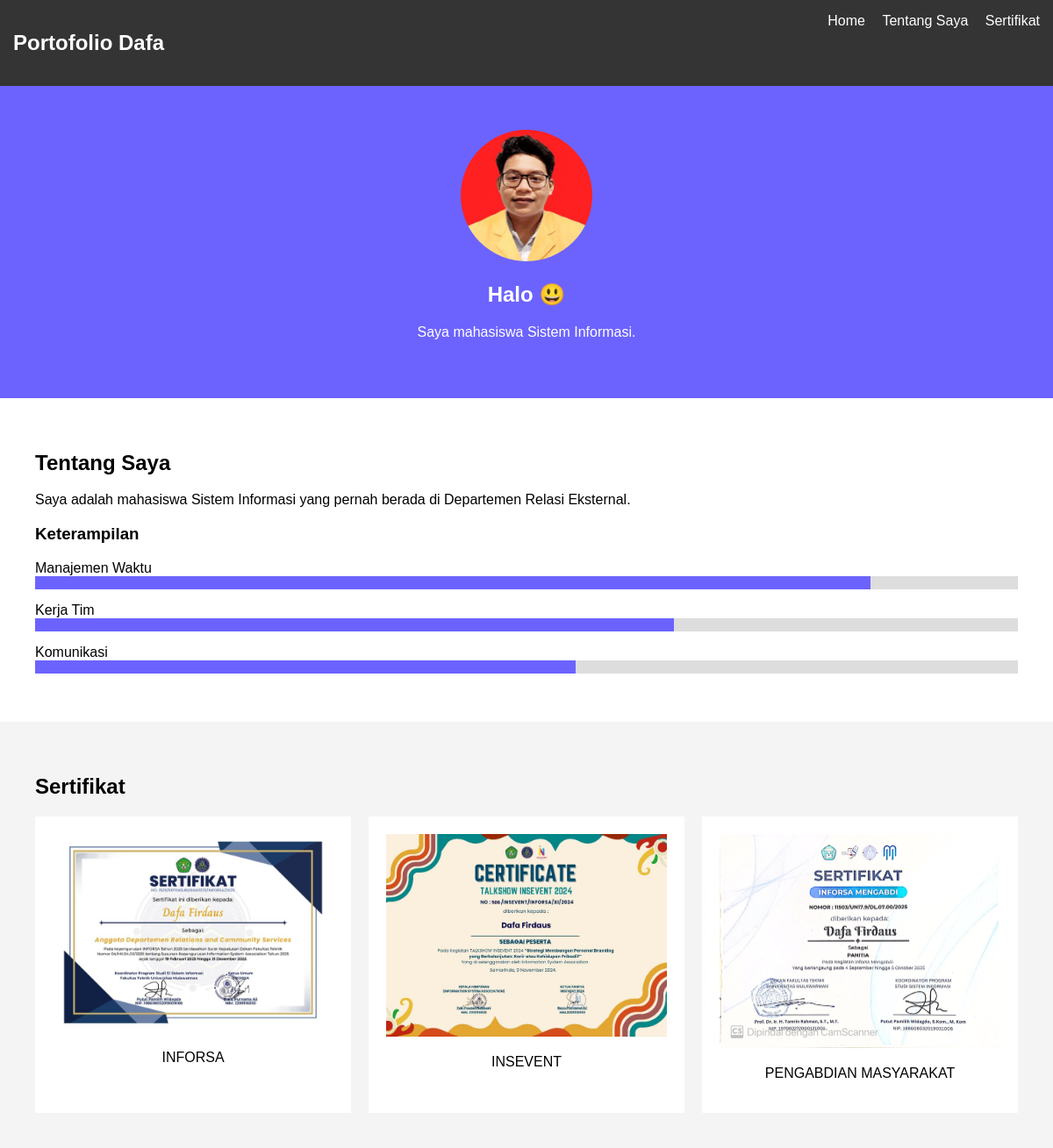
The page / on the database its author committed.
### tables this page shows
CREATE TABLE `about` (
  `id` int(11) NOT NULL,
  `deskripsi` text DEFAULT NULL
);

CREATE TABLE `skill` (
  `id` int(11) NOT NULL,
  `nama` varchar(100) DEFAULT NULL,
  `persen` int(11) DEFAULT NULL
);

CREATE TABLE `sertifikat` (
  `id` int(11) NOT NULL,
  `nama` varchar(100) DEFAULT NULL,
  `gambar` varchar(255) DEFAULT NULL
);

### index.php (the view, shortened to what this page needs)
<?php include 'koneksi.php'; ?>
<!DOCTYPE html>
<html lang="id">
<head>
<link rel="stylesheet" href="style.css">
</head>
<body>
<header>
    <nav>
        <h2>Portofolio Dafa</h2>
        <div>
            <a href="#home">Home</a>
            <a href="#about">Tentang Saya</a>
            <a href="#cert">Sertifikat</a>
        </div>
    </nav>
</header>
<section id="home" class="hero">
    <img src="foto/FOTO KTM.jpeg">
    <h1>Halo 😃</h1>
    <p>Saya mahasiswa Sistem Informasi.</p>
</section>
<section id="about" class="about">
    <h2>Tentang Saya</h2>
    <?php
    $about = mysqli_query($conn, "SELECT * FROM about");
    while ($row = mysqli_fetch_assoc($about)) {
        echo "<p>{$row['deskripsi']}</p>";
    }
    ?>
    <h3>Keterampilan</h3>
    <?php
    $skill = mysqli_query($conn, "SELECT * FROM skill");
    while ($row = mysqli_fetch_assoc($skill)) {
    ?>
        <div class="skill">
            <span><?= $row['nama']; ?></span>
            <div class="progress">
                <div style="width:<?= $row['persen']; ?>%"></div>
            </div>
        </div>
    <?php } ?>
</section>
<section id="cert" class="cert">
    <h2>Sertifikat</h2>
    <div class="grid">
        <?php
        $sertifikat = mysqli_query($conn, "SELECT * FROM sertifikat");
        while ($row = mysqli_fetch_assoc($sertifikat)) {
        ?>
            <div class="item">
                <img src="<?= $row['gambar']; ?>">
                <p><?= $row['nama']; ?></p>
            </div>
        <?php } ?>
    </div>
</section>
</body>
</html>

### style.css (style rules this page uses)
body { margin: 0; font-family: Arial; }
nav { background: #353434; color: white; padding: 15px; display: flex; justify-content: space-between; }
nav a { color: white; text-decoration: none; margin-left: 15px; }
.hero { text-align: center; padding: 50px; background: #6C63FF; color: white; }
.hero img { border-radius: 50%; }
.about { padding: 40px; }
.skill { margin-bottom: 15px; }
.progress { background: #ddd; height: 15px; }
.progress div { background: #6C63FF; height: 100%; }
.cert { background: #f4f4f4; padding: 40px; }
.grid { display: grid; grid-template-columns: repeat(auto-fit, minmax(150px,1fr)); gap: 20px; }
.item { background: white; padding: 20px; text-align: center; }
.hero img { width: 150px; height: 150px; object-fit: cover; border-radius: 50%; }
img { max-width: 100%; height: auto; }

### rows shown on the page
about: deskripsi "Saya adalah mahasiswa Sistem Informasi yang pernah berada di Departemen Relasi Eksternal."
skill: nama "Manajemen Waktu", persen 85 (drawn)
skill: nama "Kerja Tim", persen 65 (drawn)
skill: nama "Komunikasi", persen 55 (drawn)
sertifikat: gambar (picture), nama "INFORSA"
sertifikat: gambar (picture), nama "INSEVENT"
sertifikat: gambar (picture), nama "PENGABDIAN MASYARAKAT"
